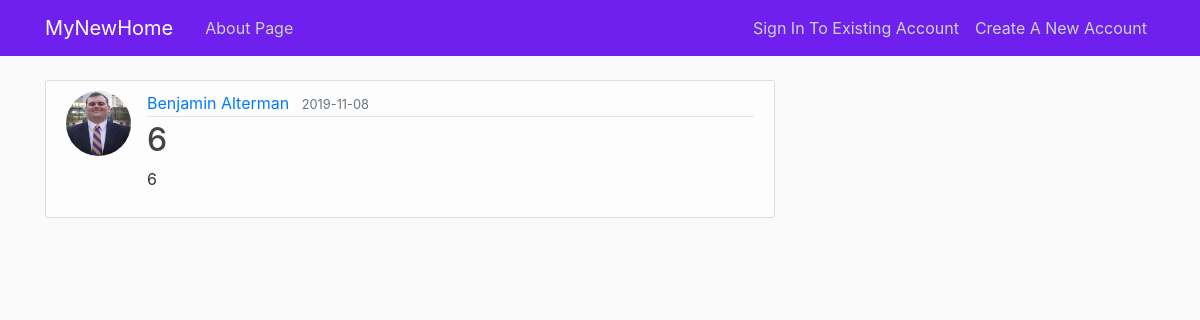
/post/6, run on an earlier commit of the app's database.
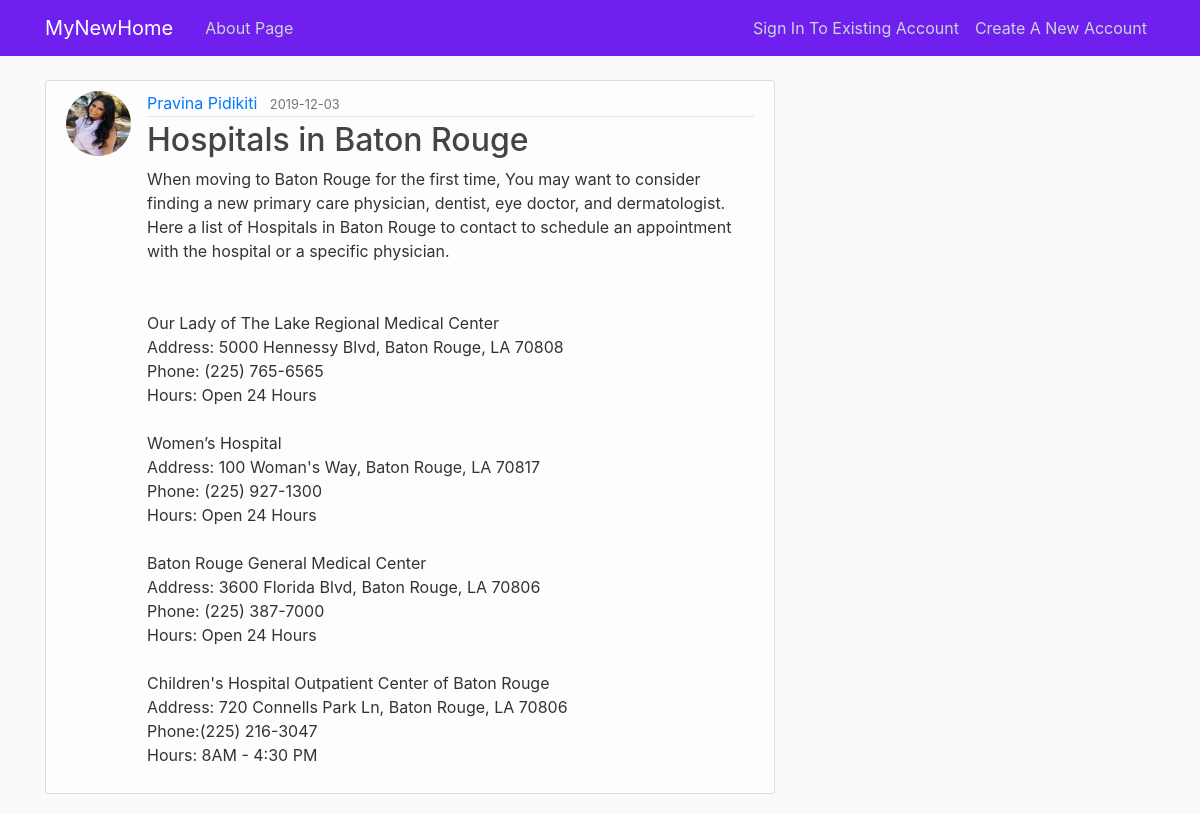
And on a later commit of the database.
### src/models.py (models this page shows, shortened)
class User(db.Model, UserMixin):
    id = db.Column(db.Integer, primary_key=True)
    username = db.Column(db.String(20), unique=True, nullable=False)
    email = db.Column(db.String(120), unique=True, nullable=False)
    image_file = db.Column(db.String(20), nullable=False,
                           default='default.jpg')
    password = db.Column(db.String(60), nullable=False)
    posts = db.relationship('Post', backref='author', lazy=True)

class Post(db.Model):
    id = db.Column(db.Integer, primary_key=True)
    title = db.Column(db.String(100), nullable=False)
    date_posted = db.Column(db.DateTime, nullable=False,
                            default=datetime.utcnow)
    content = db.Column(db.Text, nullable=False)
    user_id = db.Column(db.Integer, db.ForeignKey('user.id'), nullable=False)

### src/posts/routes.py (the view)
@posts.route("/post/<int:post_id>")
def post(post_id):
    post = Post.query.get_or_404(post_id)
    return render_template('post.html', title=post.title, post=post)

### src/templates/post.html (shortened to what this page needs)
{% extends "layout.html" %}
{% block content %}
  <article class="media content-section">
    <img class="rounded-circle article-img" src="{{ url_for('static', filename='profile_pics/' + post.author.image_file) }}">
    <div class="media-body">
      <div class="article-metadata">
        <a class="mr-2" href="{{ url_for('users.user_posts', username=post.author.username) }}">{{ post.author.username }}</a>
        <small class="text-muted">{{ post.date_posted.strftime('%Y-%m-%d') }}</small>
      </div>
      <h2 class="article-title">{{ post.title }}</h2>
      <p class="article-content">{{ post.content }}</p>
    </div>
  </article>
{% endblock content %}

What changed in the data, as far as the page shows it:
no longer on this page (row edited): User: image_file (picture), author.username "Benjamin Alterman"
now on this page (row edited): User: image_file (picture), author.username "Pravina Pidikiti"
changed Post: date_posted "2019-11-08" → "2019-12-03"; title "6" → "Hospitals in Baton Rouge"; content "6" → "When moving to Baton Rouge for the first time, You may want to consider finding a new primary care physician, dentist, eye doctor, and dermatologist. Here a list of Hospitals in Baton Rouge to contact to schedule an appointment with the hospital or a specific physician. Our Lady of The Lake Regional Medical Center Address: 5000 Hennessy Blvd, Baton Rouge, LA 70808 Phone: (225) 765-6565 Hours: Open 24 Hours Women’s Hospital Address: 100 Woman's Way, Baton Rouge, LA 70817 Phone: (225) 927-1300 Hours: Open 24 Hours Baton Rouge General Medical Center Address: 3600 Florida Blvd, Baton Rouge, LA 70806 Phone: (225) 387-7000 Hours: Open 24 Hours Children's Hospital Outpatient Center of Baton Rouge…"
